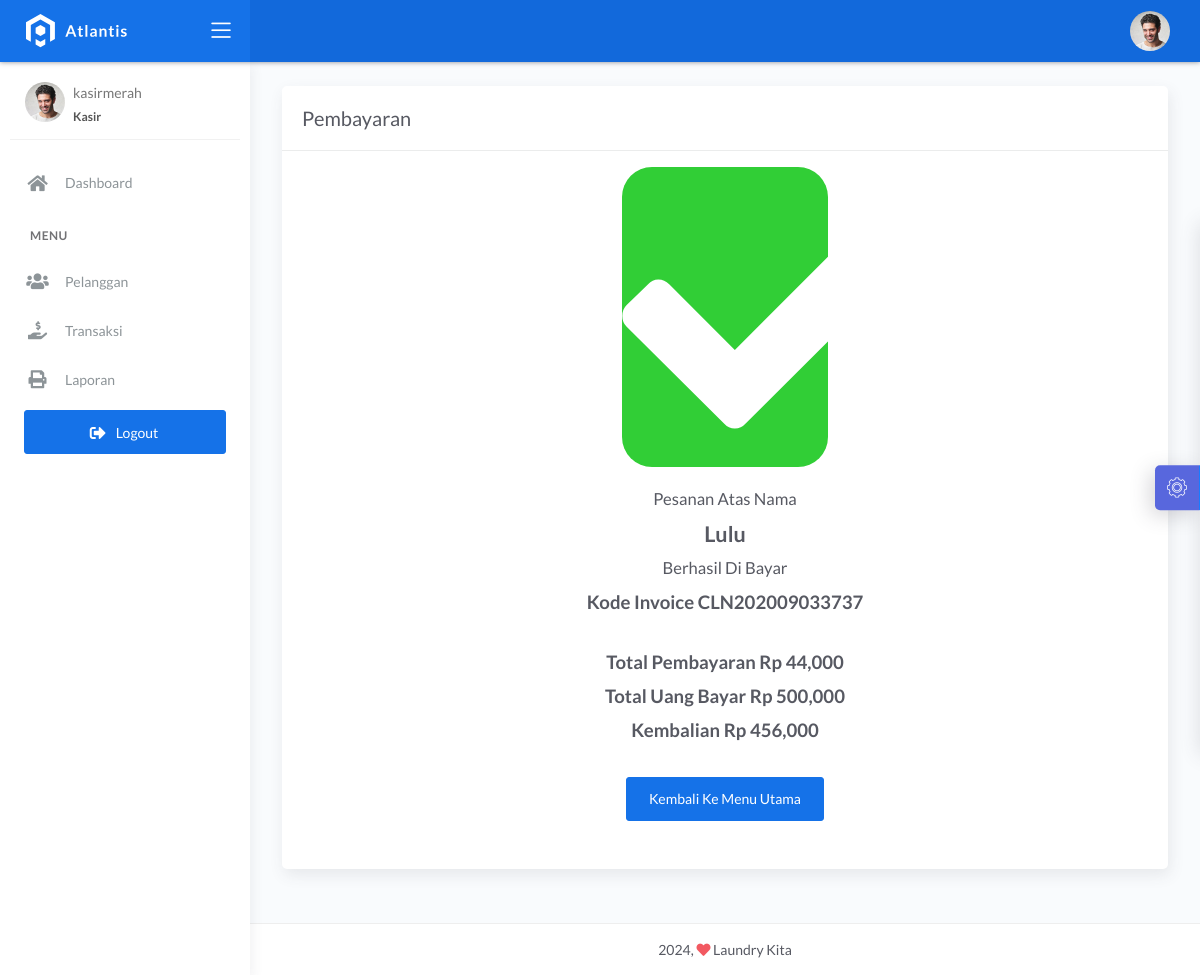
The page /kasir/transaksi_dibayar.php?id=36 (signed in) on the database its author committed.
### tables this page shows
CREATE TABLE `transaksi` (
  `id_transaksi` int(11) NOT NULL,
  `outlet_id` int(11) DEFAULT NULL,
  `kode_invoice` varchar(228) DEFAULT NULL,
  `id_pelanggan` int(11) DEFAULT NULL,
  `tgl` datetime DEFAULT NULL,
  `batas_waktu` datetime DEFAULT NULL,
  `tgl_pembayaran` datetime DEFAULT NULL,
  `biaya_tambahan` int(11) DEFAULT NULL,
  `diskon` double DEFAULT NULL,
  `pajak` int(11) DEFAULT NULL,
  `status` enum('baru','proses','selesai','diambil') DEFAULT NULL,
  `status_bayar` enum('dibayar','belum') DEFAULT NULL,
  `id_user` int(11) DEFAULT NULL
);

CREATE TABLE `pelanggan` (
  `id_pelanggan` int(11) NOT NULL,
  `nama_pelanggan` varchar(228) NOT NULL,
  `alamat_pelanggan` text NOT NULL,
  `jenis_kelamin` enum('L','P') NOT NULL,
  `telp_pelanggan` varchar(15) NOT NULL,
  `no_ktp` varchar(30) NOT NULL
);

CREATE TABLE `detail_transaksi` (
  `id_detail` int(11) NOT NULL,
  `id_transaksi` int(11) NOT NULL,
  `id_paket` int(11) NOT NULL,
  `qty` double NOT NULL,
  `total_harga` double NOT NULL,
  `keterangan` text NOT NULL,
  `total_bayar` int(11) NOT NULL
);

### kasir/transaksi_dibayar.php (the view)
<?php
$title = 'Pembayaran';
require 'koneksi.php';
require 'header.php';
$query = mysqli_query($conn, "SELECT transaksi.*, pelanggan.nama_pelanggan, detail_transaksi.total_harga, detail_transaksi.total_bayar FROM transaksi INNER JOIN pelanggan ON pelanggan.id_pelanggan = transaksi.id_pelanggan INNER JOIN detail_transaksi ON detail_transaksi.id_transaksi = transaksi.id_transaksi WHERE transaksi.id_transaksi = " . $_GET['id']);
$data = mysqli_fetch_assoc($query);
?>
<div class="content">
    <div class="page-inner">
        <div class="row">
            <div class="col-md-12">
                <div class="card">
                    <div class="card-header">
                        <div class="card-title"><?= $title; ?></div>
                    </div>
                    <div class="row">
                        <div class="col-md-12 col-lg-12 col-sm-12 col-xs-12 mt-3">
                            <div class="white-box">
                                <div class="row">
                                    <div class="col-md-4"></div>
                                    <div class="col-md-4 text-center" style="padding-left: 50px;padding-right: 50px;">
                                        <div class="bg-success" style="font-size: 30px;border-radius: 30px">
                                            <i class="fa fa-check fa-10x text-white"></i>
                                        </div>
                                    </div>
                                    <div class="col-md-4"></div>
                                </div>
                                <div class="row">
                                    <div class="col-md-12 text-center mb-5">
                                        <br>
                                        <h4>Pesanan Atas Nama</h4>
                                        <h2><strong> <?= $data['nama_pelanggan'] ?></strong></h2>
                                        <h4> Berhasil Di Bayar</h4>
                                        <h3><strong>Kode Invoice <?= $data['kode_invoice'] ?></strong><br><br></h3>
                                        <h3><strong>Total Pembayaran <?= 'Rp ' . number_format($data['total_harga']); ?></strong><br></h3>
                                        <h3><strong>Total Uang Bayar <?= 'Rp ' . number_format($data['total_bayar']); ?></strong><br></h3>
                                        <h3><strong>Kembalian <?= 'Rp ' . number_format($data['total_bayar'] - $data['total_harga']); ?></strong><br><br></h3>
                                        <a href="transaksi.php" class="btn btn-primary">Kembali Ke Menu Utama</a>
                                    </div>
                                </div>
                            </div>
                        </div>
                    </div>
                </div>
            </div>
        </div>
    </div>
</div>
<?php require 'footer.php'; ?>

### rows shown on the page
transaksi: id_pelanggan.nama_pelanggan "Lulu", kode_invoice "CLN202009033737", detail_transaksi.total_harga "44,000", detail_transaksi.total_bayar "500,000", detail_transaksi.total_bayar+total_harga "456,000"

### other values the page prints
$_SESSION['username'] "kasirmerah"
$title "Pembayaran"
